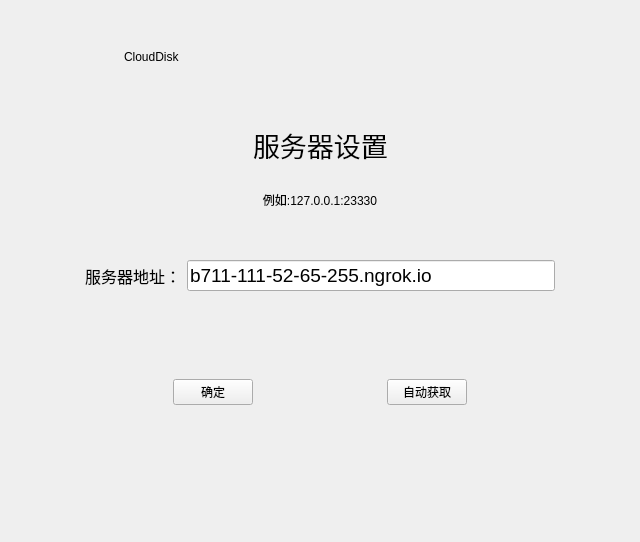
<?xml version="1.0" encoding="UTF-8"?>
<ui version="4.0">
 <class>log</class>
 <widget class="QMainWindow" name="log">
  <property name="geometry">
   <rect>
    <x>0</x>
    <y>0</y>
    <width>640</width>
    <height>542</height>
   </rect>
  </property>
  <property name="windowTitle">
   <string>log</string>
  </property>
  <widget class="QWidget" name="centralwidget">
   <layout class="QGridLayout" name="gridLayout_5">
    <item row="1" column="0">
     <widget class="QWidget" name="widget_2" native="true">
      <layout class="QGridLayout" name="gridLayout_3" rowstretch="0" columnstretch="0">
       <property name="topMargin">
        <number>0</number>
       </property>
       <item row="0" column="0">
        <widget class="QStackedWidget" name="stackedWidget">
         <property name="frameShape">
          <enum>QFrame::NoFrame</enum>
         </property>
         <property name="currentIndex">
          <number>1</number>
         </property>
         <widget class="QWidget" name="page_Registered">
          <layout class="QGridLayout" name="gridLayout_7">
           <item row="0" column="0">
            <widget class="QWidget" name="widget_10" native="true">
             <layout class="QGridLayout" name="gridLayout_8" rowstretch="0,0,0">
              <property name="leftMargin">
               <number>0</number>
              </property>
              <property name="topMargin">
               <number>0</number>
              </property>
              <property name="rightMargin">
               <number>0</number>
              </property>
              <property name="bottomMargin">
               <number>0</number>
              </property>
              <item row="1" column="0">
               <widget class="QWidget" name="widget_13" native="true">
                <layout class="QGridLayout" name="gridLayout_6" columnstretch="0,0,0,0">
                 <property name="leftMargin">
                  <number>0</number>
                 </property>
                 <property name="topMargin">
                  <number>0</number>
                 </property>
                 <property name="rightMargin">
                  <number>0</number>
                 </property>
                 <property name="bottomMargin">
                  <number>0</number>
                 </property>
                 <property name="spacing">
                  <number>20</number>
                 </property>
                 <item row="0" column="1">
                  <widget class="QLabel" name="label">
                   <property name="font">
                    <font>
                     <family>Agency FB</family>
                     <pointsize>13</pointsize>
                    </font>
                   </property>
                   <property name="text">
                    <string>用 户 名：</string>
                   </property>
                  </widget>
                 </item>
                 <item row="1" column="0">
                  <spacer name="horizontalSpacer_20">
                   <property name="orientation">
                    <enum>Qt::Horizontal</enum>
                   </property>
                   <property name="sizeType">
                    <enum>QSizePolicy::Fixed</enum>
                   </property>
                   <property name="sizeHint" stdset="0">
                    <size>
                     <width>100</width>
                     <height>20</height>
                    </size>
                   </property>
                  </spacer>
                 </item>
                 <item row="1" column="3">
                  <spacer name="horizontalSpacer_19">
                   <property name="orientation">
                    <enum>Qt::Horizontal</enum>
                   </property>
                   <property name="sizeType">
                    <enum>QSizePolicy::Fixed</enum>
                   </property>
                   <property name="sizeHint" stdset="0">
                    <size>
                     <width>150</width>
                     <height>20</height>
                    </size>
                   </property>
                  </spacer>
                 </item>
                 <item row="1" column="1">
                  <widget class="QLabel" name="label_6">
                   <property name="font">
                    <font>
                     <family>Agency FB</family>
                     <pointsize>13</pointsize>
                    </font>
                   </property>
                   <property name="text">
                    <string>昵    称：</string>
                   </property>
                  </widget>
                 </item>
                 <item row="2" column="1">
                  <widget class="QLabel" name="label_7">
                   <property name="font">
                    <font>
                     <family>Agency FB</family>
                     <pointsize>13</pointsize>
                    </font>
                   </property>
                   <property name="text">
                    <string>密    码：</string>
                   </property>
                  </widget>
                 </item>
                 <item row="4" column="1">
                  <widget class="QLabel" name="label_9">
                   <property name="font">
                    <font>
                     <family>Agency FB</family>
                     <pointsize>13</pointsize>
                    </font>
                   </property>
                   <property name="text">
                    <string>邮    箱：</string>
                   </property>
                  </widget>
                 </item>
                 <item row="3" column="1">
                  <widget class="QLabel" name="label_8">
                   <property name="font">
                    <font>
                     <family>Agency FB</family>
                     <pointsize>13</pointsize>
                    </font>
                   </property>
                   <property name="text">
                    <string>确认密码：</string>
                   </property>
                  </widget>
                 </item>
                 <item row="5" column="1">
                  <widget class="QLabel" name="label_10">
                   <property name="font">
                    <font>
                     <family>Agency FB</family>
                     <pointsize>13</pointsize>
                    </font>
                   </property>
                   <property name="text">
                    <string>电话号码：</string>
                   </property>
                  </widget>
                 </item>
                 <item row="0" column="2">
                  <widget class="QLineEdit" name="userName"/>
                 </item>
                 <item row="1" column="2">
                  <widget class="QLineEdit" name="nickName"/>
                 </item>
                 <item row="2" column="2">
                  <widget class="QLineEdit" name="password">
                   <property name="echoMode">
                    <enum>QLineEdit::Password</enum>
                   </property>
                  </widget>
                 </item>
                 <item row="3" column="2">
                  <widget class="QLineEdit" name="confirmPwd">
                   <property name="echoMode">
                    <enum>QLineEdit::Password</enum>
                   </property>
                  </widget>
                 </item>
                 <item row="4" column="2">
                  <widget class="QLineEdit" name="regMail"/>
                 </item>
                 <item row="5" column="2">
                  <widget class="QLineEdit" name="regPhone"/>
                 </item>
                </layout>
               </widget>
              </item>
              <item row="0" column="0">
               <widget class="QWidget" name="widget_14" native="true">
                <layout class="QHBoxLayout" name="horizontalLayout_9">
                 <property name="topMargin">
                  <number>0</number>
                 </property>
                 <item>
                  <spacer name="horizontalSpacer_15">
                   <property name="orientation">
                    <enum>Qt::Horizontal</enum>
                   </property>
                   <property name="sizeHint" stdset="0">
                    <size>
                     <width>40</width>
                     <height>20</height>
                    </size>
                   </property>
                  </spacer>
                 </item>
                 <item>
                  <widget class="QLabel" name="label_11">
                   <property name="font">
                    <font>
                     <family>Agency FB</family>
                     <pointsize>20</pointsize>
                    </font>
                   </property>
                   <property name="text">
                    <string>用户注册</string>
                   </property>
                  </widget>
                 </item>
                 <item>
                  <spacer name="horizontalSpacer_16">
                   <property name="orientation">
                    <enum>Qt::Horizontal</enum>
                   </property>
                   <property name="sizeHint" stdset="0">
                    <size>
                     <width>40</width>
                     <height>20</height>
                    </size>
                   </property>
                  </spacer>
                 </item>
                </layout>
               </widget>
              </item>
              <item row="2" column="0">
               <widget class="QWidget" name="widget_12" native="true">
                <layout class="QHBoxLayout" name="horizontalLayout" stretch="0,0,0">
                 <property name="leftMargin">
                  <number>0</number>
                 </property>
                 <property name="topMargin">
                  <number>0</number>
                 </property>
                 <property name="rightMargin">
                  <number>0</number>
                 </property>
                 <property name="bottomMargin">
                  <number>0</number>
                 </property>
                 <item>
                  <spacer name="horizontalSpacer_18">
                   <property name="orientation">
                    <enum>Qt::Horizontal</enum>
                   </property>
                   <property name="sizeHint" stdset="0">
                    <size>
                     <width>40</width>
                     <height>20</height>
                    </size>
                   </property>
                  </spacer>
                 </item>
                 <item>
                  <widget class="QPushButton" name="registeredBtn">
                   <property name="font">
                    <font>
                     <family>Agency FB</family>
                     <pointsize>12</pointsize>
                    </font>
                   </property>
                   <property name="text">
                    <string>注册</string>
                   </property>
                  </widget>
                 </item>
                 <item>
                  <spacer name="horizontalSpacer_17">
                   <property name="orientation">
                    <enum>Qt::Horizontal</enum>
                   </property>
                   <property name="sizeHint" stdset="0">
                    <size>
                     <width>40</width>
                     <height>20</height>
                    </size>
                   </property>
                  </spacer>
                 </item>
                </layout>
               </widget>
              </item>
             </layout>
            </widget>
           </item>
          </layout>
         </widget>
         <widget class="QWidget" name="page_Server">
          <layout class="QGridLayout" name="gridLayout_12">
           <item row="0" column="0">
            <widget class="QWidget" name="widget_18" native="true">
             <layout class="QGridLayout" name="gridLayout_10" rowstretch="1,1,5">
              <property name="leftMargin">
               <number>0</number>
              </property>
              <property name="topMargin">
               <number>0</number>
              </property>
              <property name="rightMargin">
               <number>0</number>
              </property>
              <property name="bottomMargin">
               <number>0</number>
              </property>
              <item row="0" column="0">
               <widget class="QWidget" name="widget_15" native="true">
                <layout class="QHBoxLayout" name="horizontalLayout_10">
                 <property name="leftMargin">
                  <number>0</number>
                 </property>
                 <property name="topMargin">
                  <number>0</number>
                 </property>
                 <property name="rightMargin">
                  <number>0</number>
                 </property>
                 <property name="bottomMargin">
                  <number>0</number>
                 </property>
                 <item>
                  <spacer name="horizontalSpacer_21">
                   <property name="orientation">
                    <enum>Qt::Horizontal</enum>
                   </property>
                   <property name="sizeHint" stdset="0">
                    <size>
                     <width>40</width>
                     <height>20</height>
                    </size>
                   </property>
                  </spacer>
                 </item>
                 <item>
                  <widget class="QLabel" name="label_12">
                   <property name="font">
                    <font>
                     <family>Agency FB</family>
                     <pointsize>20</pointsize>
                    </font>
                   </property>
                   <property name="text">
                    <string>服务器设置</string>
                   </property>
                  </widget>
                 </item>
                 <item>
                  <spacer name="horizontalSpacer_22">
                   <property name="orientation">
                    <enum>Qt::Horizontal</enum>
                   </property>
                   <property name="sizeHint" stdset="0">
                    <size>
                     <width>40</width>
                     <height>20</height>
                    </size>
                   </property>
                  </spacer>
                 </item>
                </layout>
               </widget>
              </item>
              <item row="2" column="0">
               <widget class="QWidget" name="widget_16" native="true">
                <layout class="QGridLayout" name="gridLayout_13" rowstretch="1,2">
                 <item row="1" column="1">
                  <widget class="QWidget" name="widget_20" native="true">
                   <layout class="QGridLayout" name="gridLayout_11">
                    <item row="0" column="3">
                     <widget class="QPushButton" name="autoGetAddr_PushButton">
                      <property name="text">
                       <string>自动获取</string>
                      </property>
                     </widget>
                    </item>
                    <item row="0" column="4">
                     <spacer name="horizontalSpacer_24">
                      <property name="orientation">
                       <enum>Qt::Horizontal</enum>
                      </property>
                      <property name="sizeHint" stdset="0">
                       <size>
                        <width>40</width>
                        <height>20</height>
                       </size>
                      </property>
                     </spacer>
                    </item>
                    <item row="0" column="0">
                     <spacer name="horizontalSpacer_23">
                      <property name="orientation">
                       <enum>Qt::Horizontal</enum>
                      </property>
                      <property name="sizeHint" stdset="0">
                       <size>
                        <width>40</width>
                        <height>20</height>
                       </size>
                      </property>
                     </spacer>
                    </item>
                    <item row="0" column="1">
                     <widget class="QPushButton" name="serverAddr_PushButton">
                      <property name="text">
                       <string>确定</string>
                      </property>
                     </widget>
                    </item>
                    <item row="0" column="2">
                     <spacer name="horizontalSpacer_25">
                      <property name="orientation">
                       <enum>Qt::Horizontal</enum>
                      </property>
                      <property name="sizeHint" stdset="0">
                       <size>
                        <width>40</width>
                        <height>20</height>
                       </size>
                      </property>
                     </spacer>
                    </item>
                   </layout>
                  </widget>
                 </item>
                 <item row="0" column="1">
                  <widget class="QWidget" name="widget_17" native="true">
                   <layout class="QGridLayout" name="gridLayout_4">
                    <item row="0" column="1">
                     <widget class="QLabel" name="label_14">
                      <property name="font">
                       <font>
                        <family>Agency FB</family>
                        <pointsize>12</pointsize>
                       </font>
                      </property>
                      <property name="text">
                       <string>服务器地址：</string>
                      </property>
                     </widget>
                    </item>
                    <item row="0" column="2">
                     <widget class="QLineEdit" name="address">
                      <property name="font">
                       <font>
                        <family>Arial</family>
                        <pointsize>14</pointsize>
                       </font>
                      </property>
                      <property name="text">
                       <string>b711-111-52-65-255.ngrok.io</string>
                      </property>
                      <property name="maxLength">
                       <number>3000</number>
                      </property>
                      <property name="echoMode">
                       <enum>QLineEdit::Normal</enum>
                      </property>
                     </widget>
                    </item>
                    <item row="0" column="0">
                     <spacer name="horizontalSpacer_8">
                      <property name="orientation">
                       <enum>Qt::Horizontal</enum>
                      </property>
                      <property name="sizeType">
                       <enum>QSizePolicy::Fixed</enum>
                      </property>
                      <property name="sizeHint" stdset="0">
                       <size>
                        <width>40</width>
                        <height>20</height>
                       </size>
                      </property>
                     </spacer>
                    </item>
                    <item row="0" column="3">
                     <spacer name="horizontalSpacer_9">
                      <property name="orientation">
                       <enum>Qt::Horizontal</enum>
                      </property>
                      <property name="sizeType">
                       <enum>QSizePolicy::Fixed</enum>
                      </property>
                      <property name="sizeHint" stdset="0">
                       <size>
                        <width>40</width>
                        <height>20</height>
                       </size>
                      </property>
                     </spacer>
                    </item>
                   </layout>
                  </widget>
                 </item>
                </layout>
               </widget>
              </item>
              <item row="1" column="0">
               <widget class="QWidget" name="widget_19" native="true">
                <layout class="QGridLayout" name="gridLayout_9">
                 <item row="0" column="0">
                  <widget class="QLabel" name="label_13">
                   <property name="text">
                    <string>例如:127.0.0.1:23330</string>
                   </property>
                   <property name="alignment">
                    <set>Qt::AlignCenter</set>
                   </property>
                  </widget>
                 </item>
                </layout>
               </widget>
              </item>
             </layout>
            </widget>
           </item>
          </layout>
         </widget>
         <widget class="QWidget" name="page_Login">
          <layout class="QGridLayout" name="gridLayout_2">
           <property name="topMargin">
            <number>9</number>
           </property>
           <item row="0" column="0">
            <widget class="QWidget" name="widget_5" native="true">
             <layout class="QGridLayout" name="gridLayout">
              <property name="leftMargin">
               <number>0</number>
              </property>
              <property name="topMargin">
               <number>0</number>
              </property>
              <property name="rightMargin">
               <number>0</number>
              </property>
              <property name="bottomMargin">
               <number>0</number>
              </property>
              <property name="spacing">
               <number>0</number>
              </property>
              <item row="1" column="0">
               <widget class="QWidget" name="widget_3" native="true">
                <layout class="QHBoxLayout" name="horizontalLayout_2">
                 <property name="spacing">
                  <number>12</number>
                 </property>
                 <property name="leftMargin">
                  <number>0</number>
                 </property>
                 <property name="topMargin">
                  <number>0</number>
                 </property>
                 <property name="rightMargin">
                  <number>0</number>
                 </property>
                 <property name="bottomMargin">
                  <number>0</number>
                 </property>
                 <item>
                  <spacer name="horizontalSpacer_3">
                   <property name="orientation">
                    <enum>Qt::Horizontal</enum>
                   </property>
                   <property name="sizeHint" stdset="0">
                    <size>
                     <width>40</width>
                     <height>20</height>
                    </size>
                   </property>
                  </spacer>
                 </item>
                 <item>
                  <widget class="QLabel" name="label_3">
                   <property name="font">
                    <font>
                     <family>Agency FB</family>
                     <pointsize>12</pointsize>
                    </font>
                   </property>
                   <property name="text">
                    <string>用户名：</string>
                   </property>
                  </widget>
                 </item>
                 <item>
                  <widget class="QLineEdit" name="loginUserName">
                   <property name="font">
                    <font>
                     <family>Arial</family>
                     <pointsize>14</pointsize>
                    </font>
                   </property>
                  </widget>
                 </item>
                 <item>
                  <spacer name="horizontalSpacer_4">
                   <property name="orientation">
                    <enum>Qt::Horizontal</enum>
                   </property>
                   <property name="sizeHint" stdset="0">
                    <size>
                     <width>40</width>
                     <height>20</height>
                    </size>
                   </property>
                  </spacer>
                 </item>
                </layout>
               </widget>
              </item>
              <item row="2" column="0">
               <widget class="QWidget" name="widget_4" native="true">
                <layout class="QHBoxLayout" name="horizontalLayout_3">
                 <property name="spacing">
                  <number>12</number>
                 </property>
                 <property name="leftMargin">
                  <number>0</number>
                 </property>
                 <property name="topMargin">
                  <number>0</number>
                 </property>
                 <property name="rightMargin">
                  <number>0</number>
                 </property>
                 <property name="bottomMargin">
                  <number>0</number>
                 </property>
                 <item>
                  <spacer name="horizontalSpacer_5">
                   <property name="orientation">
                    <enum>Qt::Horizontal</enum>
                   </property>
                   <property name="sizeHint" stdset="0">
                    <size>
                     <width>40</width>
                     <height>20</height>
                    </size>
                   </property>
                  </spacer>
                 </item>
                 <item>
                  <widget class="QLabel" name="label_4">
                   <property name="font">
                    <font>
                     <family>Agency FB</family>
                     <pointsize>12</pointsize>
                    </font>
                   </property>
                   <property name="text">
                    <string>密   码：</string>
                   </property>
                  </widget>
                 </item>
                 <item>
                  <widget class="QLineEdit" name="loginPassword">
                   <property name="font">
                    <font>
                     <family>Arial</family>
                     <pointsize>14</pointsize>
                    </font>
                   </property>
                   <property name="echoMode">
                    <enum>QLineEdit::Password</enum>
                   </property>
                  </widget>
                 </item>
                 <item>
                  <spacer name="horizontalSpacer_6">
                   <property name="orientation">
                    <enum>Qt::Horizontal</enum>
                   </property>
                   <property name="sizeHint" stdset="0">
                    <size>
                     <width>40</width>
                     <height>20</height>
                    </size>
                   </property>
                  </spacer>
                 </item>
                </layout>
               </widget>
              </item>
              <item row="4" column="0">
               <widget class="QWidget" name="widget_7" native="true">
                <layout class="QHBoxLayout" name="horizontalLayout_5">
                 <property name="leftMargin">
                  <number>0</number>
                 </property>
                 <property name="topMargin">
                  <number>0</number>
                 </property>
                 <property name="rightMargin">
                  <number>0</number>
                 </property>
                 <property name="bottomMargin">
                  <number>0</number>
                 </property>
                 <item>
                  <spacer name="horizontalSpacer_2">
                   <property name="orientation">
                    <enum>Qt::Horizontal</enum>
                   </property>
                   <property name="sizeHint" stdset="0">
                    <size>
                     <width>40</width>
                     <height>20</height>
                    </size>
                   </property>
                  </spacer>
                 </item>
                 <item>
                  <widget class="QPushButton" name="loginBtn">
                   <property name="text">
                    <string>登录</string>
                   </property>
                   <property name="autoDefault">
                    <bool>false</bool>
                   </property>
                   <property name="default">
                    <bool>false</bool>
                   </property>
                   <property name="flat">
                    <bool>false</bool>
                   </property>
                  </widget>
                 </item>
                 <item>
                  <spacer name="horizontalSpacer_11">
                   <property name="orientation">
                    <enum>Qt::Horizontal</enum>
                   </property>
                   <property name="sizeHint" stdset="0">
                    <size>
                     <width>40</width>
                     <height>20</height>
                    </size>
                   </property>
                  </spacer>
                 </item>
                </layout>
               </widget>
              </item>
              <item row="0" column="0">
               <widget class="QWidget" name="widget_8" native="true">
                <layout class="QHBoxLayout" name="horizontalLayout_6">
                 <property name="leftMargin">
                  <number>0</number>
                 </property>
                 <property name="topMargin">
                  <number>0</number>
                 </property>
                 <property name="rightMargin">
                  <number>0</number>
                 </property>
                 <property name="bottomMargin">
                  <number>0</number>
                 </property>
                 <item>
                  <spacer name="horizontalSpacer_12">
                   <property name="orientation">
                    <enum>Qt::Horizontal</enum>
                   </property>
                   <property name="sizeHint" stdset="0">
                    <size>
                     <width>40</width>
                     <height>20</height>
                    </size>
                   </property>
                  </spacer>
                 </item>
                 <item>
                  <widget class="QLabel" name="label_5">
                   <property name="font">
                    <font>
                     <family>Agency FB</family>
                     <pointsize>20</pointsize>
                    </font>
                   </property>
                   <property name="text">
                    <string>用户登录</string>
                   </property>
                  </widget>
                 </item>
                 <item>
                  <spacer name="horizontalSpacer_13">
                   <property name="orientation">
                    <enum>Qt::Horizontal</enum>
                   </property>
                   <property name="sizeHint" stdset="0">
                    <size>
                     <width>40</width>
                     <height>20</height>
                    </size>
                   </property>
                  </spacer>
                 </item>
                </layout>
               </widget>
              </item>
              <item row="3" column="0">
               <widget class="QWidget" name="widget_6" native="true">
                <layout class="QHBoxLayout" name="horizontalLayout_4">
                 <property name="leftMargin">
                  <number>0</number>
                 </property>
                 <property name="topMargin">
                  <number>0</number>
                 </property>
                 <property name="rightMargin">
                  <number>0</number>
                 </property>
                 <property name="bottomMargin">
                  <number>0</number>
                 </property>
                 <item>
                  <spacer name="horizontalSpacer_10">
                   <property name="orientation">
                    <enum>Qt::Horizontal</enum>
                   </property>
                   <property name="sizeHint" stdset="0">
                    <size>
                     <width>40</width>
                     <height>20</height>
                    </size>
                   </property>
                  </spacer>
                 </item>
                 <item>
                  <widget class="QCheckBox" name="checkBox">
                   <property name="sizePolicy">
                    <sizepolicy hsizetype="Minimum" vsizetype="Minimum">
                     <horstretch>0</horstretch>
                     <verstretch>0</verstretch>
                    </sizepolicy>
                   </property>
                   <property name="text">
                    <string>记住密码</string>
                   </property>
                   <property name="iconSize">
                    <size>
                     <width>16</width>
                     <height>16</height>
                    </size>
                   </property>
                   <property name="tristate">
                    <bool>false</bool>
                   </property>
                  </widget>
                 </item>
                 <item>
                  <spacer name="horizontalSpacer_7">
                   <property name="orientation">
                    <enum>Qt::Horizontal</enum>
                   </property>
                   <property name="sizeHint" stdset="0">
                    <size>
                     <width>40</width>
                     <height>20</height>
                    </size>
                   </property>
                  </spacer>
                 </item>
                 <item>
                  <widget class="QPushButton" name="registerNowBtn">
                   <property name="text">
                    <string>没有账号，马上注册</string>
                   </property>
                   <property name="flat">
                    <bool>false</bool>
                   </property>
                  </widget>
                 </item>
                 <item>
                  <spacer name="horizontalSpacer_27">
                   <property name="orientation">
                    <enum>Qt::Horizontal</enum>
                   </property>
                   <property name="sizeHint" stdset="0">
                    <size>
                     <width>40</width>
                     <height>20</height>
                    </size>
                   </property>
                  </spacer>
                 </item>
                </layout>
               </widget>
              </item>
             </layout>
            </widget>
           </item>
          </layout>
         </widget>
        </widget>
       </item>
      </layout>
     </widget>
    </item>
    <item row="0" column="0">
     <widget class="QWidget" name="widget" native="true">
      <layout class="QHBoxLayout" name="horizontalLayout_11">
       <item>
        <widget class="QWidget" name="widget_11" native="true">
         <property name="sizePolicy">
          <sizepolicy hsizetype="Fixed" vsizetype="Fixed">
           <horstretch>0</horstretch>
           <verstretch>0</verstretch>
          </sizepolicy>
         </property>
         <layout class="QHBoxLayout" name="horizontalLayout_8">
          <property name="leftMargin">
           <number>0</number>
          </property>
          <item>
           <spacer name="horizontalSpacer_14">
            <property name="orientation">
             <enum>Qt::Horizontal</enum>
            </property>
            <property name="sizeHint" stdset="0">
             <size>
              <width>40</width>
              <height>20</height>
             </size>
            </property>
           </spacer>
          </item>
          <item>
           <widget class="QLabel" name="imageLabel">
            <property name="sizePolicy">
             <sizepolicy hsizetype="Fixed" vsizetype="Fixed">
              <horstretch>0</horstretch>
              <verstretch>0</verstretch>
             </sizepolicy>
            </property>
            <property name="minimumSize">
             <size>
              <width>60</width>
              <height>60</height>
             </size>
            </property>
            <property name="maximumSize">
             <size>
              <width>60</width>
              <height>60</height>
             </size>
            </property>
            <property name="text">
             <string/>
            </property>
            <property name="scaledContents">
             <bool>false</bool>
            </property>
           </widget>
          </item>
          <item>
           <widget class="QLabel" name="label_2">
            <property name="text">
             <string>CloudDisk</string>
            </property>
           </widget>
          </item>
         </layout>
        </widget>
       </item>
       <item>
        <spacer name="horizontalSpacer">
         <property name="orientation">
          <enum>Qt::Horizontal</enum>
         </property>
         <property name="sizeHint" stdset="0">
          <size>
           <width>40</width>
           <height>20</height>
          </size>
         </property>
        </spacer>
       </item>
       <item>
        <widget class="QWidget" name="widget_9" native="true">
         <layout class="QHBoxLayout" name="horizontalLayout_7">
          <property name="leftMargin">
           <number>9</number>
          </property>
          <property name="topMargin">
           <number>0</number>
          </property>
          <property name="rightMargin">
           <number>0</number>
          </property>
          <property name="bottomMargin">
           <number>9</number>
          </property>
          <item>
           <widget class="QToolButton" name="configBtn">
            <property name="sizePolicy">
             <sizepolicy hsizetype="Fixed" vsizetype="Fixed">
              <horstretch>0</horstretch>
              <verstretch>0</verstretch>
             </sizepolicy>
            </property>
            <property name="text">
             <string/>
            </property>
            <property name="icon">
             <iconset resource="Image.qrc">
              <normaloff>:/images/login_setting.png</normaloff>:/images/login_setting.png</iconset>
            </property>
            <property name="iconSize">
             <size>
              <width>40</width>
              <height>40</height>
             </size>
            </property>
            <property name="autoRaise">
             <bool>true</bool>
            </property>
            <property name="arrowType">
             <enum>Qt::NoArrow</enum>
            </property>
           </widget>
          </item>
          <item>
           <widget class="QToolButton" name="minBtn">
            <property name="text">
             <string/>
            </property>
            <property name="icon">
             <iconset resource="Image.qrc">
              <normaloff>:/images/login_min.png</normaloff>:/images/login_min.png</iconset>
            </property>
            <property name="iconSize">
             <size>
              <width>40</width>
              <height>40</height>
             </size>
            </property>
            <property name="autoRaise">
             <bool>true</bool>
            </property>
           </widget>
          </item>
          <item>
           <widget class="QToolButton" name="closeBtn">
            <property name="text">
             <string/>
            </property>
            <property name="icon">
             <iconset resource="Image.qrc">
              <normaloff>:/images/login_close.png</normaloff>:/images/login_close.png</iconset>
            </property>
            <property name="iconSize">
             <size>
              <width>40</width>
              <height>40</height>
             </size>
            </property>
            <property name="autoRaise">
             <bool>true</bool>
            </property>
           </widget>
          </item>
         </layout>
        </widget>
       </item>
      </layout>
     </widget>
    </item>
    <item row="2" column="0">
     <spacer name="verticalSpacer">
      <property name="orientation">
       <enum>Qt::Vertical</enum>
      </property>
      <property name="sizeType">
       <enum>QSizePolicy::Fixed</enum>
      </property>
      <property name="sizeHint" stdset="0">
       <size>
        <width>20</width>
        <height>40</height>
       </size>
      </property>
     </spacer>
    </item>
   </layout>
  </widget>
 </widget>
 <tabstops>
  <tabstop>loginUserName</tabstop>
  <tabstop>loginPassword</tabstop>
  <tabstop>loginBtn</tabstop>
  <tabstop>registerNowBtn</tabstop>
  <tabstop>checkBox</tabstop>
  <tabstop>userName</tabstop>
  <tabstop>nickName</tabstop>
  <tabstop>password</tabstop>
  <tabstop>confirmPwd</tabstop>
  <tabstop>regMail</tabstop>
  <tabstop>regPhone</tabstop>
  <tabstop>registeredBtn</tabstop>
  <tabstop>address</tabstop>
  <tabstop>configBtn</tabstop>
  <tabstop>minBtn</tabstop>
  <tabstop>closeBtn</tabstop>
 </tabstops>
 <resources>
  <include location="Image.qrc"/>
 </resources>
 <connections/>
</ui>
